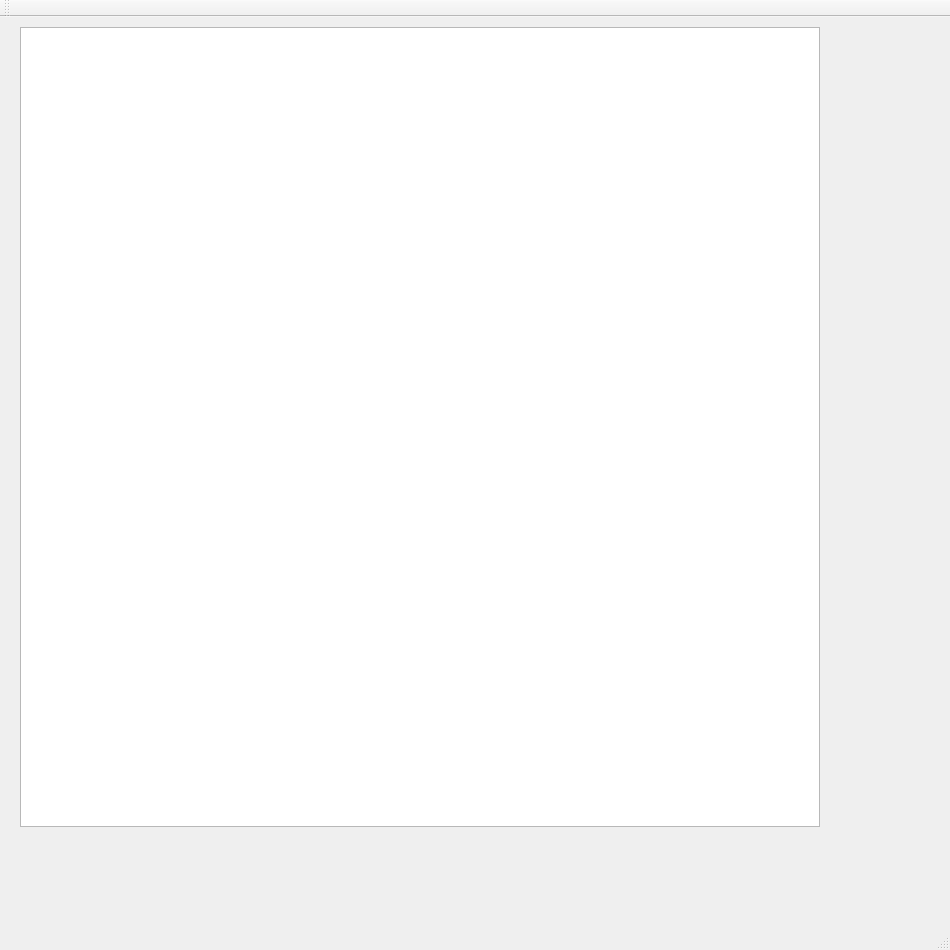
<?xml version="1.0" encoding="UTF-8"?>
<ui version="4.0">
 <class>MainWindow</class>
 <widget class="QMainWindow" name="MainWindow">
  <property name="geometry">
   <rect>
    <x>0</x>
    <y>0</y>
    <width>950</width>
    <height>950</height>
   </rect>
  </property>
  <property name="windowTitle">
   <string>MainWindow</string>
  </property>
  <widget class="QWidget" name="centralWidget">
   <widget class="QListView" name="listView">
    <property name="geometry">
     <rect>
      <x>20</x>
      <y>10</y>
      <width>800</width>
      <height>800</height>
     </rect>
    </property>
   </widget>
  </widget>
  <widget class="QMenuBar" name="menuBar">
   <property name="geometry">
    <rect>
     <x>0</x>
     <y>0</y>
     <width>950</width>
     <height>25</height>
    </rect>
   </property>
  </widget>
  <widget class="QToolBar" name="mainToolBar">
   <attribute name="toolBarArea">
    <enum>TopToolBarArea</enum>
   </attribute>
   <attribute name="toolBarBreak">
    <bool>false</bool>
   </attribute>
  </widget>
  <widget class="QStatusBar" name="statusBar"/>
 </widget>
 <layoutdefault spacing="6" margin="11"/>
 <resources/>
 <connections/>
</ui>
